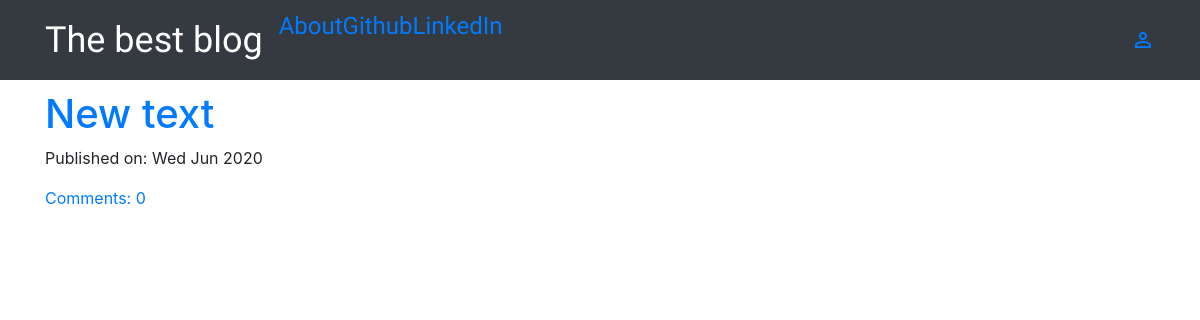
Before: / with the older database file.
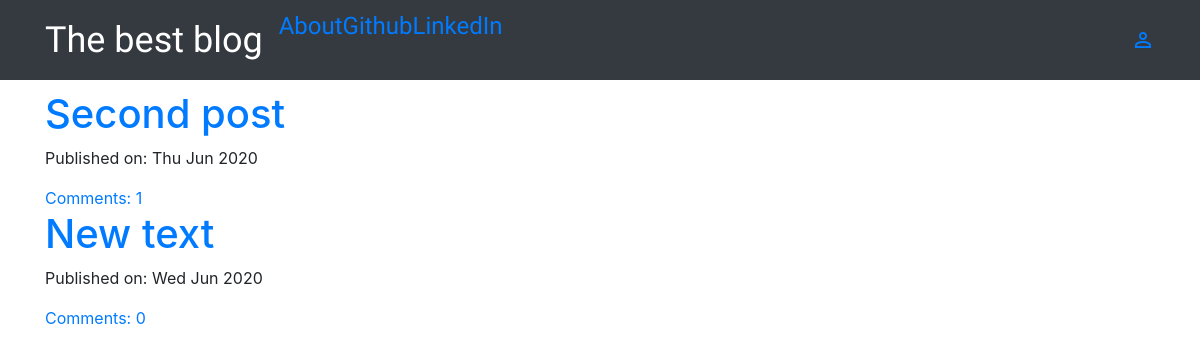
After: the same page with the newer database file.
### blog/models.py (models this page shows, shortened)
class Post(models.Model):
    author = models.ForeignKey('auth.User', on_delete=models.CASCADE)
    title = models.CharField(max_length=200)
    text = models.TextField()
    create_date = models.DateTimeField(default=timezone.now)
    published_date = models.DateTimeField(blank=True, null=True)
    def approve_comments(self):
        return self.comments.filter(approved_comment=True)

### blog/views.py (the view)
# urls.py: path('', views.PostListView.as_view(), name='post_list'),
class PostListView(ListView):
    model = Post
    def get_queryset(self):
        return Post.objects.filter(published_date__lte=timezone.now()).order_by('-published_date')

### blog/templates/blog/post_list.html
{% extends 'blog/base.html' %}
{% block content %}
<div class="centerstage">
    {% for post in post_list %}
        <div class="post">
            <h1><a href="{% url 'post_detail' pk=post.pk %}">{{ post.title }}</a></h1>
            <div class="date">
                <p>Published on: {{ post.published_date|date:"D M Y"}}</p>
            </div>
            <a href="{% url 'post_detail' pk=post.pk %}">Comments: {{ post.approve_comments.count }}</a>
        </div>
    {% endfor %}
</div>
{% endblock %}

### blog/templates/blog/base.html (shortened to what this page needs)
<!DOCTYPE html>
{% load static %}
<html lang="en">
<head>
    <link rel="stylesheet" href="https://stackpath.bootstrapcdn.com/bootstrap/4.5.0/css/bootstrap.min.css"
>
    <link rel="stylesheet" href="//cdn.jsdelivr.net/npm/medium-editor@latest/dist/css/medium-editor.min.css"
          type="text/css" media="screen" charset="utf-8">
    <link rel="stylesheet" href="{% static 'css/blog.css' %}">
<body class='loader'>
<nav class="navbar navbar-dark bg-dark navbar-expand-lg techfont">
    <div class="container">
        <ul class="navbar-nav mr-auto">
            <li><a class='navbar-brand bigbrand' href="{% url 'post_list' %}">The best blog</a></li>
            <li><a href="{% url 'about' %}">About</a></li>
            <li><a href="https://www.github.com">Github</a></li>
            <li><a href="https://www.linkedin.com">LinkedIn</a></li>
        </ul>
        <ul class="navbar-nav ml-auto">
            {% if user.is_authenticated %}
                <li class="nav-item">
                    <a class="nav-link" href="{% url 'post_new' %}">New Post</a>
                </li>
                <li class="nav-item">
                    <a href="{% url 'post_draft_list' %}">Drafts</a>
                </li>
                <li class="nav-item">
                    <a href="{% url 'logout' %}?next=/">Log out</a>
                </li>
                <li class="nav-item">
                    <a>Welcome: {{ user.username }}</a>
                </li>
            {% else %}
                <li><a class='navbar-nav ml-auto' href="{% url 'login' %}"><span class="material-icons">perm_identity</span></a>
                </li>
            {% endif %}
        </ul>
    </div>
</nav>
<div class="content container">
    <div class="row">
        <div class="col-md-8">
            <div class="blog_posts">
                {% block content %}
                {% endblock %}
            </div>
        </div>
    </div>
</div>
</body>
</html>

### blog/static/css/blog.css (style rules this page uses)
.techfont { font-family: 'Russo One', sans-serif; font-size: 1.5em; margin-bottom: 10px; }
.centerstage { margin-left: auto; margin-right: auto; }
.bigbrand { font-size: 1.5em; }
.loader { filter:hue-rotate(0deg); color: linear-gradient(45deg,#0f8,#08f); animation:hue 5000ms infinite linear; }

Changed rows visible on the page:
added Post: title "Second post", published_date "Thu Jun 2020", approve_comments.count "1"
